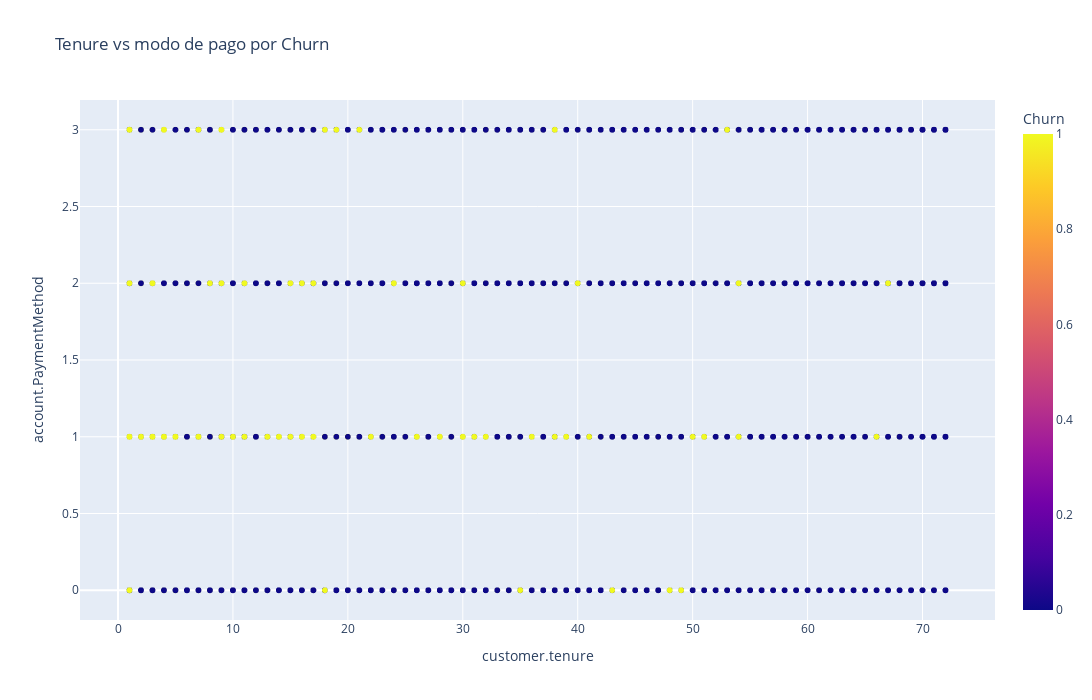

The code cell stored with this chart in its notebook:
### Code cell
px.scatter(data_norm,
           x= 'customer.tenure',
           y = 'account.PaymentMethod',
           color = 'Churn',
           title = 'Tenure vs modo de pago por Churn',
           width = 1100,
           height= 700,
           color_discrete_sequence=['red','black'] # Cambia los colores a rojo y verde
           )

### Figure 1 — Plotly figure (JSON) as saved in the notebook; plotly's stock layout.template omitted (floating-point values rounded to 4 significant figures; data arrays with more than 128 entries replaced by an {"elided": "..."} marker saying what was removed)
{"data": [{"hovertemplate": "customer.tenure=%{x}<br>account.PaymentMethod=%{y}<br>Churn=%{marker.color}<extra></extra>", "legendgroup": "", "marker": {"color": {"elided": "7032 int values"}, "coloraxis": "coloraxis", "symbol": "circle"}, "mode": "markers", "name": "", "showlegend": false, "type": "scattergl", "x": {"elided": "7032 int values"}, "xaxis": "x", "y": {"elided": "7032 int values"}, "yaxis": "y"}], "layout": {"coloraxis": {"colorbar": {"title": {"text": "Churn"}}, "colorscale": [[0, "#0d0887"], [0.1111, "#46039f"], [0.2222, "#7201a8"], [0.3333, "#9c179e"], [0.4444, "#bd3786"], [0.5556, "#d8576b"], [0.6667, "#ed7953"], [0.7778, "#fb9f3a"], [0.8889, "#fdca26"], [1, "#f0f921"]]}, "height": 700, "legend": {"tracegroupgap": 0}, "title": {"text": "Tenure vs modo de pago por Churn"}, "width": 1100, "xaxis": {"anchor": "y", "domain": [0, 1], "title": {"text": "customer.tenure"}}, "yaxis": {"anchor": "x", "domain": [0, 1], "title": {"text": "account.PaymentMethod"}}}}
